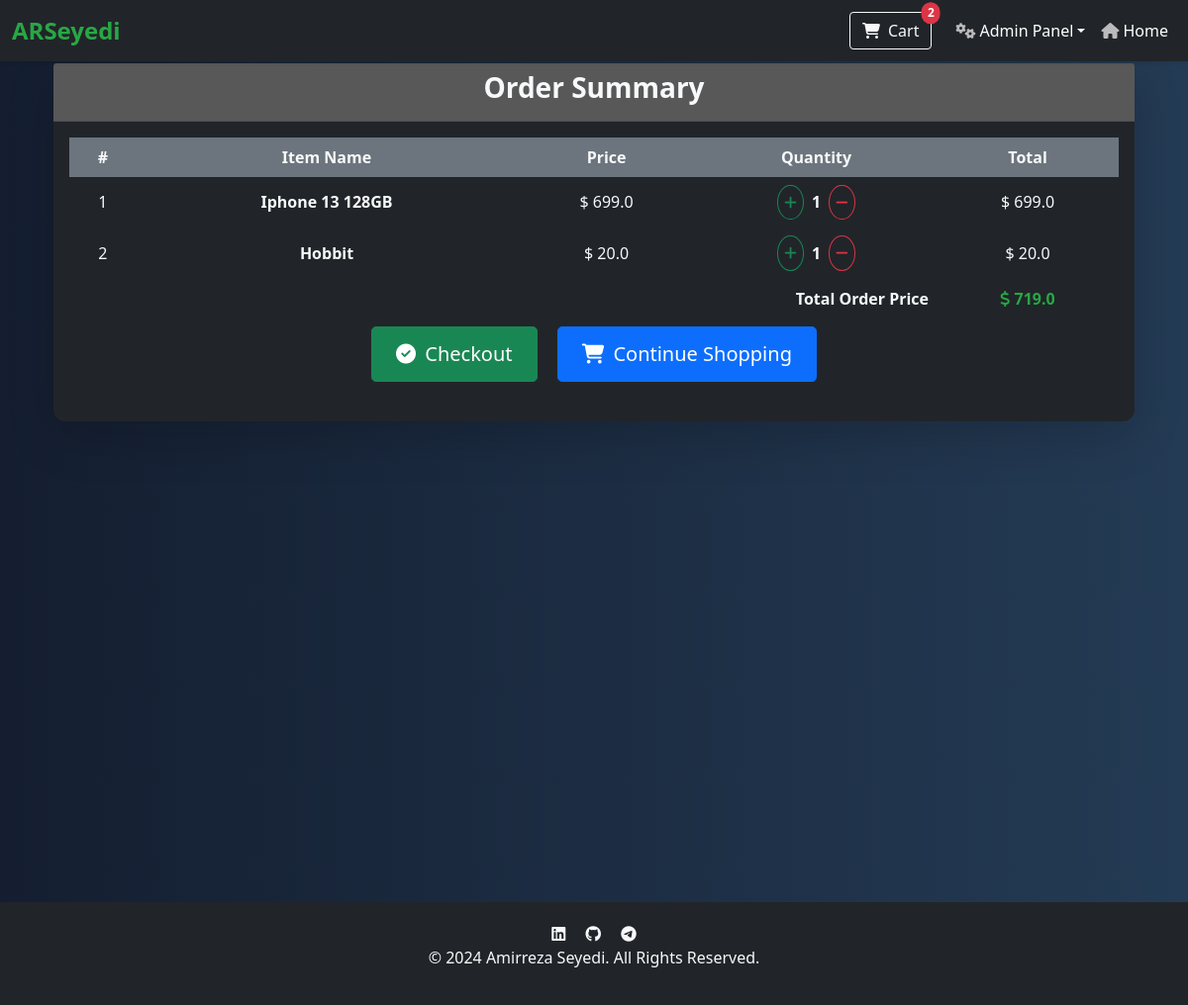
The app's page /store/cart/ (signed in) with its own data.
### store/models.py (models this page shows, shortened)
class OrderItem(models.Model):
    user = models.ForeignKey(User, on_delete=models.CASCADE)
    ordered = models.BooleanField(default=False)
    product = models.ForeignKey(Product, on_delete=models.CASCADE)
    quantity = models.IntegerField(default=1, validators=[MinValueValidator(1)])
    def total_item_price(self):
        return self.quantity * self.product.price
    def final_price(self):
        return self.total_item_price()

class Product(models.Model):
    title = models.CharField(max_length=255)
    category = models.ForeignKey('Category', on_delete=models.CASCADE)
    description = models.TextField()
    price = models.FloatField(default=1.0, validators=[MinValueValidator(0.01)])
    inventory = models.IntegerField(default=0, validators=[MinValueValidator(0)])
    image = models.ImageField(upload_to='store')

class Order(models.Model):
    user = models.ForeignKey(User, on_delete=models.CASCADE)
    items = models.ManyToManyField(OrderItem)
    ordered = models.BooleanField(default=False)
    ordered_date = models.DateTimeField(auto_now_add=True)
    def total_price(self):
        total = 0
        for order_item in self.items.all():
            total += order_item.final_price()
        return total

### store/views.py (the view)
# urls.py: path('cart/', views.cart, name='cart'),
def cart(request):
    if Order.objects.filter(user=request.user,ordered=False).exists():
        order = Order.objects.get(user=request.user,ordered=False)
        order = Order.objects.filter(user=request.user, ordered=False).first()
        order_count = order.items.count() if order else 0
        return render(request,'cart.html', {'order': order, 'order_count': order_count})
    return render(request, 'cart.html', {'message': "Your cart is Empty"})

### store/templates/cart.html (shortened to what this page needs)
{% extends "base.html" %}
{% load static %}
{% block content %}
<nav class="navbar navbar-expand-lg navbar-dark bg-dark fixed-top shadow-sm">
    <div class="container-fluid">
        <a class="navbar-brand fw-bold" href="{% url 'index' %}">ARSeyedi</a>
        <div class="collapse navbar-collapse justify-content-end" id="navbarNav">
            <ul class="navbar-nav align-items-center">
                {% if user.is_authenticated %}
                <li class="nav-item me-3">
                    <a class="btn btn-outline-light position-relative d-flex align-items-center">
                        <i class="fas fa-shopping-cart me-2"></i> Cart
                        <span class="position-absolute top-0 start-100 translate-middle badge rounded-pill bg-danger">
                            {{ order_count }}
                        </span>
                    </a>
                </li>
                    {% if user.is_superuser %}
                        <li class="nav-item dropdown">
                            <a class="nav-link dropdown-toggle d-flex align-items-center" href="#" id="navbarDropdown" role="button" data-bs-toggle="dropdown" aria-expanded="false">
                                <i class="fas fa-cogs me-1"></i> Admin Panel
                            </a>
                        </li>
                    {% endif %}
                {% endif %}
                <li class="nav-item">
                    <a class="nav-link d-flex align-items-center" href="{% url 'store_main' %}">
                        <i class="fas fa-home me-1"></i> Home
                    </a>
                </li>
            </ul>
        </div>
    </div>
</nav>
<div class="container vh-100 mt-3">
    <div class="card bg-dark shadow-lg border-0">
        <div class="card-header text-white text-center" style="background-color: #585858;">
            <h3 class="fw-bold">Order Summary</h3>
        </div>
        <div class="card-body">
            <table class="table table-hover table-borderless align-middle text-light">
                <thead class="bg-secondary text-white">
                    <tr>
                        <th scope="col">#</th>
                        <th scope="col">Item Name</th>
                        <th scope="col">Price</th>
                        <th scope="col">Quantity</th>
                        <th scope="col">Total</th>
                    </tr>
                </thead>
                <tbody>
                    {% for order_item in order.items.all %}
                    <tr>
                        <td>{{ forloop.counter }}</td>
                        <td class="fw-bold">{{ order_item.product.title }}</td>
                        <td>$ {{ order_item.product.price }}</td>
                        <td>
                            <div class="d-flex align-items-center justify-content-center">
                                <a href="{% url "add_item" order_item.product.pk %}" class="btn btn-outline-success btn-sm me-2"><i class="fas fa-plus"></i></a>
                                <span class="fw-bold">{{ order_item.quantity }}</span>
                                <a href="{% url "remove_item" order_item.product.pk %}" class="btn btn-outline-danger btn-sm ms-2"><i class="fas fa-minus"></i></a>
                            </div>
                        </td>
                        <td>$ {{ order_item.final_price }}</td>
                    </tr>
                    {% endfor %}
                    {% if order.total_price %}
                    <tr class="bg-dark text-white">
                        <td colspan="4" class="text-end fw-bold">Total Order Price</td>
                        <td class="fw-bold text-success"><i class="fas fa-dollar-sign"></i> {{ order.total_price }}</td>
                    </tr>
                    <tr>
                        <td colspan="5" class="text-center">
                            <a href="#" class="btn btn-success btn-lg me-3"><i class="fas fa-check-circle me-1"></i> Checkout</a>
                            <a href="#" class="btn btn-primary btn-lg"><i class="fas fa-shopping-cart me-1"></i> Continue Shopping</a>
                        </td>
                    </tr>
                    {% endif %}
                </tbody>
            </table>
        </div>
    </div>
</div>
{% endblock %}

### static/css/styles.css (style rules this page uses)
.navbar { background-color: #243b55; }
.navbar-brand { font-size: 1.5rem; font-weight: bold; color: #28a745 !important; }
.navbar-nav .nav-link { color: white !important; }
.navbar.fixed-top { box-shadow: 0 4px 6px rgba(0, 22, 68, 0.1); }

### store/templates/cart.html (style rules this page uses)
.card { border-radius: 12px; }
.card-header { border-top-left-radius: 12px; border-top-right-radius: 12px; }
.table th, .table td { vertical-align: middle; }
.btn-outline-success, .btn-outline-danger { border-radius: 50%; padding: 6px; font-size: 0.9rem; }
.btn-lg { padding: 12px 24px; }
.fw-bold { font-weight: 600; }
.text-success { color: #28a745 !important; }
.text-white { color: #f8f9fa !important; }
.navbar { background-color: rgba(0, 0, 0, 0.8); }
.badge { font-size: 0.75rem; padding: 0.4em 0.5em; }
.nav-link, .dropdown-item { color: #ddd !important; transition: color 0.2s ease, transform 0.2s ease; }
.nav-link i, .dropdown-item i { color: #bbb; transition: color 0.2s ease; }

### records on screen
OrderItem: product "Iphone 13 128GB", product.price "699.0", quantity "1", final_price "699.0"
OrderItem: product "Hobbit", product.price "20.0", quantity "1", final_price "20.0"
Order: total_price "719.0"

### other values on screen
{{ order_count }} "2"
